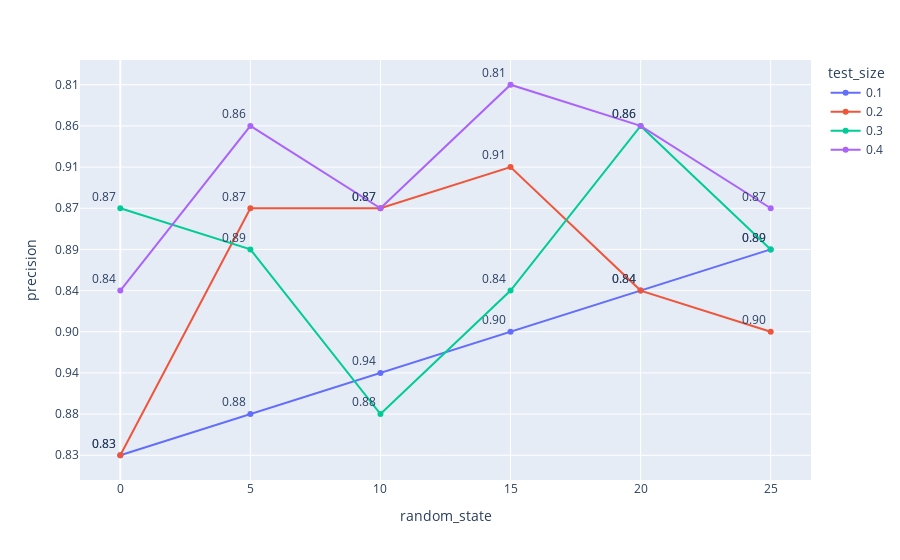

Write notebook code for a chart like this one.
### Code cell
import plotly.express as px
fig = px.line(optimal, x='random_state', y='precision',color='test_size',
              text='precision', markers=True)
fig.update_traces(textposition='top left')
fig.show()

### Figure 1 — Plotly figure (JSON) as saved in the notebook; plotly's stock layout.template omitted (floating-point values rounded to 4 significant figures)
{"data": [{"hovertemplate": "test_size=0.1<br>random_state=%{x}<br>precision=%{text}<extra></extra>", "legendgroup": "0.1", "line": {"color": "#636efa", "dash": "solid"}, "marker": {"symbol": "circle"}, "mode": "lines+markers+text", "name": "0.1", "orientation": "h", "showlegend": true, "text": ["0.83", "0.88", "0.94", "0.90", "0.84", "0.89"], "textposition": "top left", "type": "scatter", "x": [0, 5, 10, 15, 20, 25], "xaxis": "x", "y": ["0.83", "0.88", "0.94", "0.90", "0.84", "0.89"], "yaxis": "y"}, {"hovertemplate": "test_size=0.2<br>random_state=%{x}<br>precision=%{text}<extra></extra>", "legendgroup": "0.2", "line": {"color": "#EF553B", "dash": "solid"}, "marker": {"symbol": "circle"}, "mode": "lines+markers+text", "name": "0.2", "orientation": "h", "showlegend": true, "text": ["0.83", "0.87", "0.87", "0.91", "0.84", "0.90"], "textposition": "top left", "type": "scatter", "x": [0, 5, 10, 15, 20, 25], "xaxis": "x", "y": ["0.83", "0.87", "0.87", "0.91", "0.84", "0.90"], "yaxis": "y"}, {"hovertemplate": "test_size=0.3<br>random_state=%{x}<br>precision=%{text}<extra></extra>", "legendgroup": "0.3", "line": {"color": "#00cc96", "dash": "solid"}, "marker": {"symbol": "circle"}, "mode": "lines+markers+text", "name": "0.3", "orientation": "h", "showlegend": true, "text": ["0.87", "0.89", "0.88", "0.84", "0.86", "0.89"], "textposition": "top left", "type": "scatter", "x": [0, 5, 10, 15, 20, 25], "xaxis": "x", "y": ["0.87", "0.89", "0.88", "0.84", "0.86", "0.89"], "yaxis": "y"}, {"hovertemplate": "test_size=0.4<br>random_state=%{x}<br>precision=%{text}<extra></extra>", "legendgroup": "0.4", "line": {"color": "#ab63fa", "dash": "solid"}, "marker": {"symbol": "circle"}, "mode": "lines+markers+text", "name": "0.4", "orientation": "h", "showlegend": true, "text": ["0.84", "0.86", "0.87", "0.81", "0.86", "0.87"], "textposition": "top left", "type": "scatter", "x": [0, 5, 10, 15, 20, 25], "xaxis": "x", "y": ["0.84", "0.86", "0.87", "0.81", "0.86", "0.87"], "yaxis": "y"}], "layout": {"legend": {"title": {"text": "test_size"}, "tracegroupgap": 0}, "margin": {"t": 60}, "xaxis": {"anchor": "y", "domain": [0, 1], "title": {"text": "random_state"}}, "yaxis": {"anchor": "x", "domain": [0, 1], "title": {"text": "precision"}}}}
